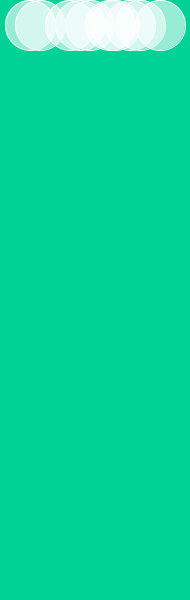
Frame 1 (no input)
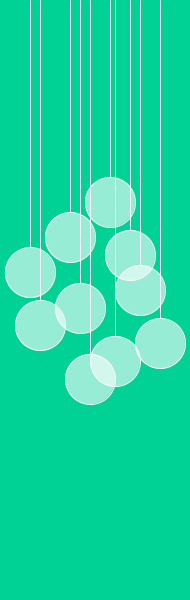
Frame 60 (the mouse pressed at the canvas centre just before this capture)
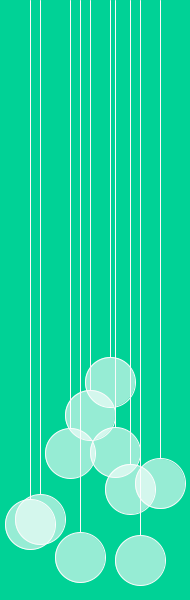
Frame 120 (the mouse held since frame 60 and released just before this capture)

The Processing sketch that drew these frames (run headless with seeded random() and noise(); from frame 60 on, the mouse is pressed at the canvas centre):

// Processing sketch: processing_20392
// ── processing_20392.pde

int xy = 50;
float y1 = 50;
float y2 = 50;
float y3 = 50;
float y4 = 50;
float y5 = 50;
float y6 = 50;
float y7 = 50;
float y8 = 50;
float y9 = 50;
float y0 = 50;
float speed = 3;
int y1direction = 1;
int y2direction = 1;
int y3direction = 1;
int y4direction = 1;
int y5direction = 1;
int y6direction = 1;
int y7direction = 1;
int y8direction = 1;
int y9direction = 1;
int y0direction = 1;

void setup() { 
  size(190, 600); 
  smooth(); 
}

void draw() { 
  background(0,210,150);
  fill(255,150);
  stroke(250); 
  ellipse(110, y1-25, xy, xy);
  line(110,y1-50,110,0);
  ellipse(70, y2-25, xy, xy);
  line(70, y2-50, 70, 0);
  ellipse(130, y3-25, xy, xy);
  line(130, y3-50, 130, 0);
  ellipse(30, y4-25, xy, xy);
  line(30, y4-50, 30, 0);
  ellipse(140, y5-25, xy, xy);
  line(140, y5-50, 140, 0);
  ellipse(80, y6-25, xy, xy);
  line(80, y6-50, 80, 0);
  ellipse(40, y7-25, xy, xy);
  line(40, y7-50, 40, 0);
  ellipse(160, y8-25, xy, xy);
  line(160, y8-50, 160, 0);
  ellipse(115, y9-25, xy, xy);
  line(115, y9-50, 115, 0);
  ellipse(90, y0-25, xy, xy);
  line(90, y0-50, 90, 0);
  y1 += speed * y1direction;
  y2 += speed * y2direction*1.2;
  y3 += speed * y3direction*1.3;
  y4 += speed * y4direction*1.4;
  y5 += speed * y5direction*1.5;
  y6 += speed * y6direction*1.6;
  y7 += speed * y7direction*1.7;
  y8 += speed * y8direction*1.8;
  y9 += speed * y9direction*1.9;
  y0 += speed * y0direction*2;
  if ((y1>height) || (y1<xy)) {
      y1direction = -y1direction;
  }
  if ((y2>height) || (y2<xy)) {
      y2direction = -y2direction;
  }
  if ((y3>height) || (y3<xy)) {
      y3direction = -y3direction;
  }
  if ((y4>height) || (y4<xy)) {
      y4direction = -y4direction;
  }
  if ((y5>height) || (y5<xy)) {
      y5direction = -y5direction;
  }
  if ((y6>height) || (y6<xy)) {
      y6direction = -y6direction;
  }
  if ((y7>height) || (y7<xy)) {
      y7direction = -y7direction;
  }
  if ((y8>height) || (y8<xy)) {
      y8direction = -y8direction;
  }
  if ((y9>height) || (y9<xy)) {
      y9direction = -y9direction;
  }
  if ((y0>height) || (y0<xy)) {
      y0direction = -y0direction;
  }
}
